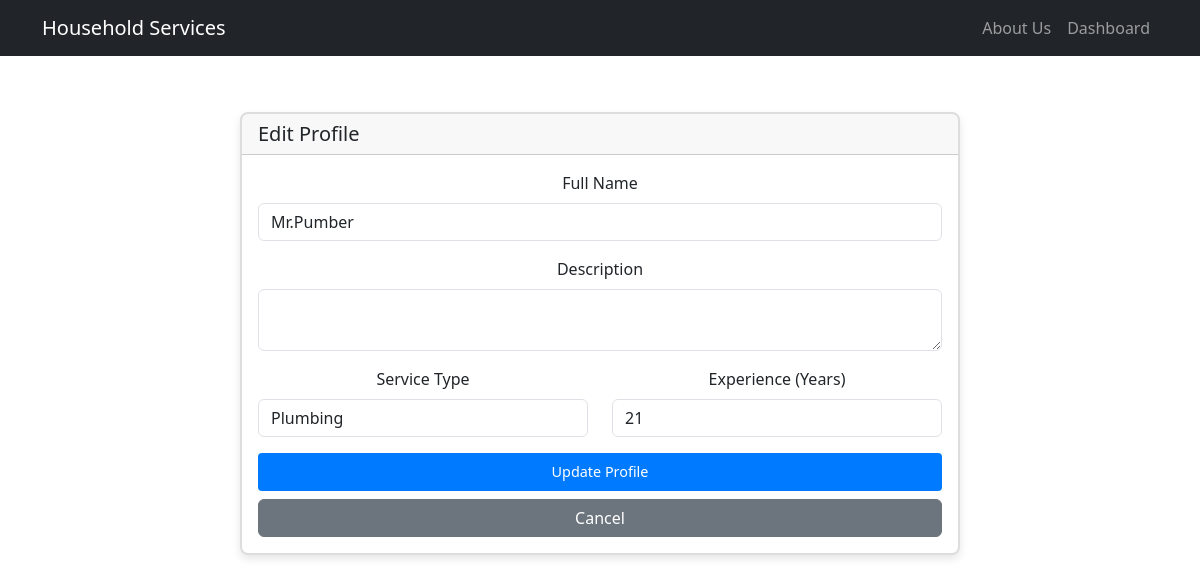
The page /professional/edit-profile (signed in) on the database its author committed.
### model.py (models this page shows, shortened)
class User(UserMixin, db.Model):
    id = db.Column(db.Integer, primary_key=True)
    username = db.Column(db.String(80), unique=True, nullable=False)
    email = db.Column(db.String(120), unique=True, nullable=False)
    password_hash = db.Column(db.String(128), nullable=False)
    type = db.Column(db.String(50), nullable=False)
    created_at = db.Column(db.DateTime, default=datetime.utcnow)
    updated_at = db.Column(db.DateTime, default=datetime.utcnow, onupdate=datetime.utcnow)
    __mapper_args__ = {
        'polymorphic_identity': 'user',
        'polymorphic_on': type
    }

class ServiceProfessional(User):
    __tablename__ = 'service_professional'
    __mapper_args__ = {'polymorphic_identity': 'service_professional'}
    id = db.Column(db.Integer, db.ForeignKey('user.id'), primary_key=True)
    name = db.Column(db.String(100), nullable=False)  # Made nullable=False
    phone = db.Column(db.String(20))
    description = db.Column(db.Text)
    service_type = db.Column(db.String(100), nullable=False)  # Made nullable=False
    experience = db.Column(db.Integer, nullable=False)  # Made nullable=False
    address = db.Column(db.String(200), nullable=False)  # Added address field
    pincode = db.Column(db.String(10), nullable=False)  # Added pincode field
    documents_path = db.Column(db.String(255))  # Added documents path
    is_blocked = db.Column(db.Boolean, default=False)
    is_approved = db.Column(db.Boolean, default=False)
    is_active = db.Column(db.Boolean, default=True)
    rating = db.Column(db.Float, default=0.0)
    total_reviews = db.Column(db.Integer, default=0)
    requests = db.relationship('ServiceRequest', backref='professional', lazy='dynamic')

### routes.py (the view, shortened to what this page needs)
@app.route('/professional/edit-profile', methods=['GET', 'POST'])
@login_required
def edit_professional_profile():
    if current_user.type != 'service_professional':
        flash('Access denied.', 'danger')
        return redirect(url_for('dashboard'))
    form = ServiceProfessionalProfileForm(obj=current_user)
    return render_template('professional/edit_profile.html', form=form)

### forms.py
class ServiceProfessionalProfileForm(FlaskForm):
    name = StringField('Name', validators=[Length(max=100)])
    phone = StringField('Phone Number', validators=[DataRequired(), Length(min=10, max=15)])
    description = TextAreaField('Description')
    service_type = StringField('Service Type', validators=[Length(max=100)])
    experience = IntegerField('Experience')
    submit = SubmitField('Update Profile')

### app.py (called while the page is built)
@login_manager.user_loader
def load_user(user_id):
    return User.query.get(int(user_id))

### templates/professional/edit_profile.html (shortened to what this page needs)
{% extends "main.html" %}
{% block content %}
<div class="container mt-4">
    <div class="row">
        <div class="col-md-8 mx-auto">
            <div class="card">
                <div class="card-header">
                    <h5 class="card-title mb-0">Edit Profile</h5>
                </div>
                <div class="card-body">
                    <form method="POST">
                        <div class="mb-3">
                            <label class="form-label">Full Name</label>
                            {{ form.name(class="form-control") }}
                        </div>
                        <div class="mb-3">
                            <label class="form-label">Description</label>
                            {{ form.description(class="form-control") }}
                        </div>
                        <div class="row mb-3">
                            <div class="col-md-6">
                                <label class="form-label">Service Type</label>
                                {{ form.service_type(class="form-control", readonly=true) }}
                            </div>
                            <div class="col-md-6">
                                <label class="form-label">Experience (Years)</label>
                                {{ form.experience(class="form-control") }}
                            </div>
                        </div>
                        <div class="d-grid gap-2">
                            {{ form.submit(class="btn btn-primary") }}
                            <a href="{{ url_for('dashboard') }}" class="btn btn-secondary">Cancel</a>
                        </div>
                    </form>
                </div>
            </div>
        </div>
    </div>
</div>
{% endblock %}

### static/css/style.css (style rules this page uses)
.card { box-shadow: 0 0 10px rgba(0,0,0,0.1); margin-top: 2rem; }
.card-body { padding: 2rem; }
.form-label { font-weight: 500; }
.card { border: 2px solid #ddd; border-radius: 8px; box-shadow: 0 4px 8px rgba(0, 0, 0, 0.1); transition: transform 0.2s, box-shadow 0.2s; overflow: hidden; }
.card-body { padding: 16px; text-align: center; }
.card-body .btn-primary { background-color: #007bff; border: none; padding: 8px 12px; font-size: 0.9rem; border-radius: 4px; transition: background-color 0.2s; }

### rows shown on the page
ServiceProfessional: name "Mr.Pumber", service_type "Plumbing", experience "21"
